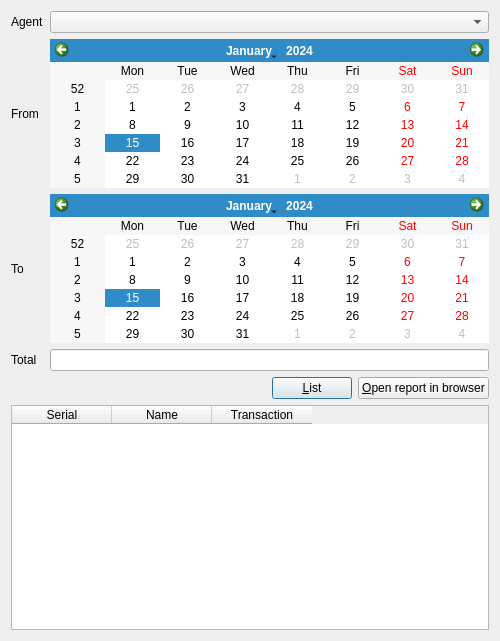
<?xml version="1.0" encoding="UTF-8"?>
<ui version="4.0">
 <class>TransactionsDialog</class>
 <widget class="QDialog" name="TransactionsDialog">
  <property name="geometry">
   <rect>
    <x>0</x>
    <y>0</y>
    <width>500</width>
    <height>641</height>
   </rect>
  </property>
  <property name="minimumSize">
   <size>
    <width>500</width>
    <height>641</height>
   </size>
  </property>
  <property name="windowTitle">
   <string>Transactions</string>
  </property>
  <layout class="QGridLayout" name="gridLayout">
   <item row="0" column="0">
    <widget class="QLabel" name="label">
     <property name="text">
      <string>Agent</string>
     </property>
    </widget>
   </item>
   <item row="0" column="1">
    <widget class="QComboBox" name="agent_combo">
     <property name="currentIndex">
      <number>-1</number>
     </property>
    </widget>
   </item>
   <item row="1" column="0">
    <widget class="QLabel" name="label_2">
     <property name="text">
      <string>From</string>
     </property>
    </widget>
   </item>
   <item row="1" column="1">
    <widget class="QCalendarWidget" name="from_calendar">
     <property name="sizePolicy">
      <sizepolicy hsizetype="Preferred" vsizetype="Fixed">
       <horstretch>0</horstretch>
       <verstretch>0</verstretch>
      </sizepolicy>
     </property>
    </widget>
   </item>
   <item row="2" column="0">
    <widget class="QLabel" name="label_3">
     <property name="text">
      <string>To</string>
     </property>
    </widget>
   </item>
   <item row="2" column="1">
    <widget class="QCalendarWidget" name="to_calendar">
     <property name="sizePolicy">
      <sizepolicy hsizetype="Preferred" vsizetype="Fixed">
       <horstretch>0</horstretch>
       <verstretch>0</verstretch>
      </sizepolicy>
     </property>
    </widget>
   </item>
   <item row="3" column="0">
    <widget class="QLabel" name="label_4">
     <property name="text">
      <string>Total</string>
     </property>
    </widget>
   </item>
   <item row="3" column="1">
    <widget class="QLineEdit" name="total_edit">
     <property name="alignment">
      <set>Qt::AlignRight|Qt::AlignTrailing|Qt::AlignVCenter</set>
     </property>
     <property name="readOnly">
      <bool>true</bool>
     </property>
    </widget>
   </item>
   <item row="4" column="0" colspan="2">
    <layout class="QHBoxLayout" name="horizontalLayout">
     <item>
      <spacer name="horizontalSpacer">
       <property name="orientation">
        <enum>Qt::Horizontal</enum>
       </property>
       <property name="sizeHint" stdset="0">
        <size>
         <width>78</width>
         <height>20</height>
        </size>
       </property>
      </spacer>
     </item>
     <item>
      <widget class="QPushButton" name="list_transactions_button">
       <property name="text">
        <string>&amp;List</string>
       </property>
       <property name="icon">
        <iconset resource="../res/dailycollection.qrc">
         <normaloff>:/Document.png</normaloff>:/Document.png</iconset>
       </property>
      </widget>
     </item>
     <item>
      <widget class="QPushButton" name="open_report_in_browser_button">
       <property name="text">
        <string>&amp;Open report in browser</string>
       </property>
       <property name="icon">
        <iconset resource="../res/dailycollection.qrc">
         <normaloff>:/Web-page.png</normaloff>:/Web-page.png</iconset>
       </property>
      </widget>
     </item>
    </layout>
   </item>
   <item row="5" column="0" colspan="2">
    <widget class="QTableWidget" name="table_widget">
     <property name="editTriggers">
      <set>QAbstractItemView::NoEditTriggers</set>
     </property>
     <property name="alternatingRowColors">
      <bool>true</bool>
     </property>
     <property name="selectionMode">
      <enum>QAbstractItemView::SingleSelection</enum>
     </property>
     <property name="selectionBehavior">
      <enum>QAbstractItemView::SelectRows</enum>
     </property>
     <property name="horizontalScrollMode">
      <enum>QAbstractItemView::ScrollPerPixel</enum>
     </property>
     <attribute name="verticalHeaderVisible">
      <bool>true</bool>
     </attribute>
     <column>
      <property name="text">
       <string>Serial</string>
      </property>
     </column>
     <column>
      <property name="text">
       <string>Name</string>
      </property>
     </column>
     <column>
      <property name="text">
       <string>Transaction</string>
      </property>
     </column>
    </widget>
   </item>
  </layout>
 </widget>
 <resources>
  <include location="../res/dailycollection.qrc"/>
 </resources>
 <connections/>
</ui>
